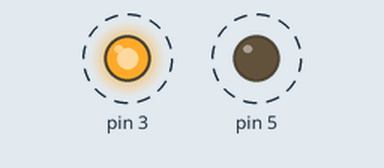
The sketch below on a simulated Arduino Uno, built with avr-gcc and run on an emulated ATmega328P. On the bench: output pins drawn as LEDs (lit = HIGH). Dashed ring = blinking. Pins used as bus, display or sensor lines are not drawn.

Above: at 0.2 s.
Timing chart, 0 to 3.0 s (numbered marks = the images above):
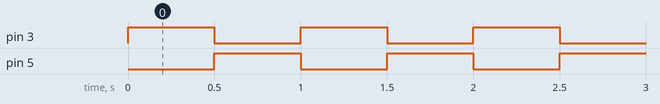

The sketch:

week07_5_arduino_analogWriter_rgb_led.ino.ino
```cpp
void setup() {
  pinMode(3,OUTPUT);
  pinMode(6,OUTPUT);
  pinMode(5,OUTPUT);
}

int a=0;
void loop() {
  analogWrite(6,0); //pin 6暗
  analogWrite(3,255); //紅色亮
  delay(500);
  analogWrite(3,0); //pin 3暗
  analogWrite(5,255);//綠色亮
  delay(500);
  analogWrite(5,0);//pin 5暗
  analogWrite(6,255);//藍色亮
}
```

Measured:
- by itself, pin 3, pin 5: alternates HIGH for 0.50 s and LOW for 0.50 s
- by itself, everything shown: repeats every 1.0 s, in 3 steps
